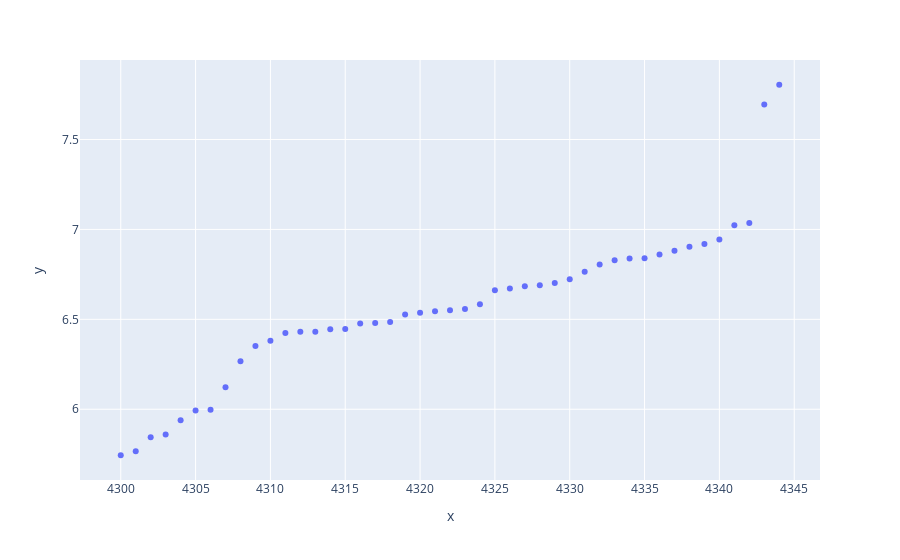

Here is the notebook cell this chart was saved with:
### Code cell
px.scatter(x=data_distance.index[4300:], 
           y=data_distance.sort_values('min_distance')['min_distance'][4300:]).show()

### Figure 1 — Plotly figure (JSON) as saved in the notebook; plotly's stock layout.template omitted (floating-point values rounded to 4 significant figures)
{"data": [{"hovertemplate": "x=%{x}<br>y=%{y}<extra></extra>", "legendgroup": "", "marker": {"color": "#636efa", "symbol": "circle"}, "mode": "markers", "name": "", "orientation": "v", "showlegend": false, "type": "scatter", "x": [4300, 4301, 4302, 4303, 4304, 4305, 4306, 4307, 4308, 4309, 4310, 4311, 4312, 4313, 4314, 4315, 4316, 4317, 4318, 4319, 4320, 4321, 4322, 4323, 4324, 4325, 4326, 4327, 4328, 4329, 4330, 4331, 4332, 4333, 4334, 4335, 4336, 4337, 4338, 4339, 4340, 4341, 4342, 4343, 4344], "xaxis": "x", "y": [5.744, 5.767, 5.844, 5.859, 5.938, 5.994, 5.997, 6.123, 6.266, 6.351, 6.381, 6.424, 6.431, 6.431, 6.444, 6.446, 6.477, 6.48, 6.486, 6.527, 6.537, 6.545, 6.55, 6.557, 6.584, 6.662, 6.671, 6.684, 6.69, 6.702, 6.722, 6.764, 6.805, 6.829, 6.838, 6.839, 6.861, 6.882, 6.904, 6.919, 6.944, 7.023, 7.035, 7.695, 7.805], "yaxis": "y"}], "layout": {"legend": {"tracegroupgap": 0}, "margin": {"t": 60}, "xaxis": {"anchor": "y", "domain": [0, 1], "title": {"text": "x"}}, "yaxis": {"anchor": "x", "domain": [0, 1], "title": {"text": "y"}}}}
